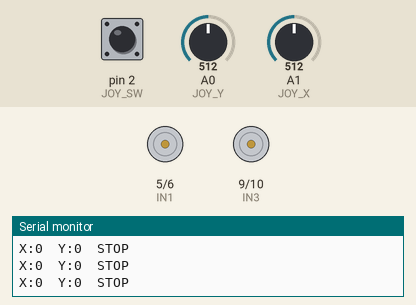
The sketch below on a simulated Arduino Nano, built with avr-gcc and run on an emulated ATmega328P. On the bench: motor-driver pin pairs drawn as motors (green arrow = first pin HIGH = forward, orange = second pin HIGH = backward, longer = more drive, scaled by the enable pin), the last lines printed to the serial monitor. Inputs (shaded band) come from the test bench; at power-on: A0 (JOY_Y) = 512, A1 (JOY_X) = 512, pin 2 (JOY_SW) HIGH.

Above: at 1.2 s.
1.3 s: A0 (JOY_Y) set to 547
4.3 s: A0 (JOY_Y) set to 577
At 5.5 s:
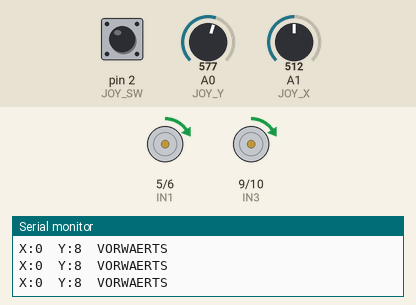
7.3 s: A1 (JOY_X) set to 567
At 8.2 s:
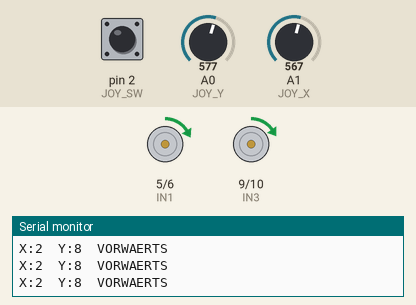
10.3 s: A1 (JOY_X) set to 577
At 10.49 s:
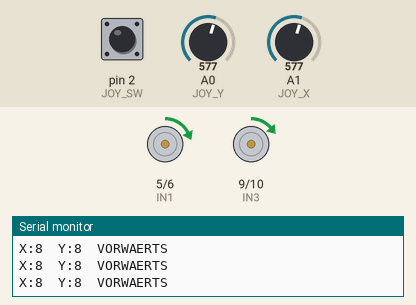
12.0 s: A0 (JOY_Y) set to 306
At 13.8 s:
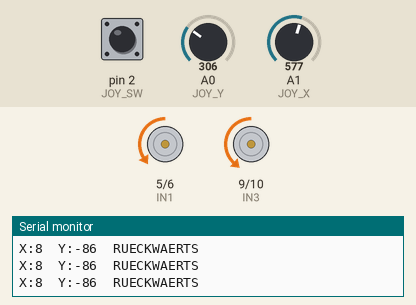
15.0 s: pin 2 (JOY_SW) pulled LOW for 0.15 s
At 15.15 s:
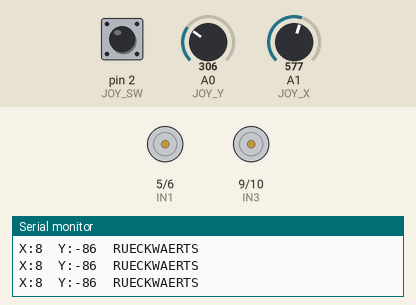
Timing chart, 0 to 18.0 s (numbered marks = the images above; inputs shaded):
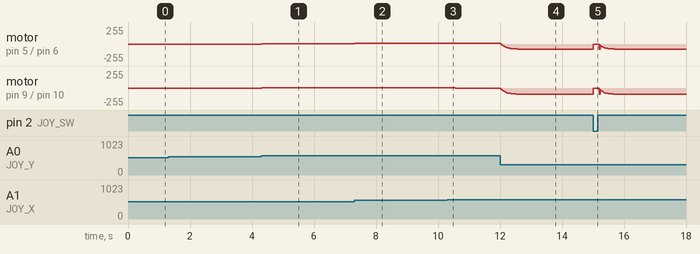

Measured:
- after the input at 4.3 s, motor on pin 5 (IN1) / pin 6 (IN2), motor on pin 9 (IN3) / pin 10 (IN4): stopped → forward 6/255 at once, → forward 7/255 0.25 s later
- after the input at 7.3 s, motor on pin 5 (IN1) / pin 6 (IN2): forward 7/255 → forward 8/255 at once, → forward 9/255 0.09 s later; motor on pin 9 (IN3) / pin 10 (IN4): forward 7/255 → forward 6/255 after 0.11 s
- after the input at 10.3 s, motor on pin 5 (IN1) / pin 6 (IN2): forward 9/255 → forward 14/255 at once, → forward 15/255 0.24 s later; motor on pin 9 (IN3) / pin 10 (IN4): forward 6/255 → forward 1/255 at once, → stopped 0.24 s later
- after the input at 12.0 s, motor on pin 5 (IN1) / pin 6 (IN2): moves from forward 15/255 to backward 77/255 over 0.70 s, starting at once; motor on pin 9 (IN3) / pin 10 (IN4): moves from stopped to backward 93/255 over 0.70 s, starting at once
- after the input at 15.0 s, motor on pin 5 (IN1) / pin 6 (IN2): ramps from stopped to backward 77/255 and jumps back, once every 0.22 s; motor on pin 9 (IN3) / pin 10 (IN4): ramps from stopped to backward 93/255 and jumps back, once every 0.22 s

The sketch:

Joystickmotor.ino
```cpp
// L298N Motorsteuerung mit KY-023 Joystick und Arduino Nano
// Roboterfahrzeug mit Differentialantrieb und Schlepprad
//
// Joystick (KY-023):
//   VCC -> 5V
//   GND -> GND
//   VRx -> A1  (X-Achse: Lenken)
//   VRy -> A0  (Y-Achse: Vorwärts/Rückwärts)
//   SW  -> D2  (Joystick-Taste: Sofortstopp)
//
// L298N:
//   IN1 -> D5   Motor Links
//   IN2 -> D6   Motor Links
//   IN3 -> D9   Motor Rechts
//   IN4 -> D10  Motor Rechts
//   ENA -> D3   (PWM, Jumper entfernen)
//   ENB -> D11  (PWM, Jumper entfernen)
//   5V EN Jumper -> gesetzt lassen (versorgt Arduino Nano)
//
// Verdrahtung Motoren:
//   OUT1/OUT2 -> Motor Links  (normal)
//   OUT3/OUT4 -> Motor Rechts (+ und - tauschen wegen Einbaulage)
//
// Joystick-Kalibrierung wird per Joystick_Test (Hardwaretesting) ins
// EEPROM geschrieben (Magic 0xCA01) und hier nur gelesen.

#include <EEPROM.h>

// --- Pin-Definitionen ---
const int JOY_X  = A1;
const int JOY_Y  = A0;
const int JOY_SW = 2;

// Motor Links (Motor A)
const int ENA = 3;
const int IN1 = 5;
const int IN2 = 6;

// Motor Rechts (Motor B)
const int ENB = 11;
const int IN3 = 9;
const int IN4 = 10;

// Totzone um die Joystick-Mitte (in ADC-Counts)
const int JOY_DEADZONE = 50;

// Dämpfung: 0.0 = sofort, 1.0 = nie – Werte zwischen 0.05 und 0.3 empfohlen
const float ALPHA = 0.15;

// EEPROM-Kalibrierung (Layout muss zu Joystick_Test passen)
const int      EEPROM_ADDR  = 0;
const uint16_t EEPROM_MAGIC = 0xCA01;

struct Kalibrierung {
  uint16_t magic;
  int16_t  xCenter, xMin, xMax;
  int16_t  yCenter, yMin, yMax;
};

Kalibrierung kal;

// Geglättete Motorleistung
float smoothLeft  = 0;
float smoothRight = 0;

bool ladeKalibrierung() {
  EEPROM.get(EEPROM_ADDR, kal);
  return kal.magic == EEPROM_MAGIC;
}

void setzeKalibrierungDefault() {
  kal.xCenter = 512; kal.xMin = 0; kal.xMax = 1023;
  kal.yCenter = 512; kal.yMin = 0; kal.yMax = 1023;
}

// Kalibrierung + Deadzone, linear ueber den ganzen Bereich.
int applyLinearKal(int raw, int center, int minV, int maxV,
                   int outMin, int outMax) {
  int outMid = (outMin + outMax) / 2;
  int delta  = raw - center;
  if (delta > -JOY_DEADZONE && delta < JOY_DEADZONE) return outMid;

  if (delta > 0) {
    long out = (long)(delta - JOY_DEADZONE) * (outMax - outMid)
               / max(1, (maxV - center - JOY_DEADZONE));
    return constrain(outMid + (int)out, outMin, outMax);
  } else {
    long out = (long)(delta + JOY_DEADZONE) * (outMid - outMin)
               / max(1, (center - minV - JOY_DEADZONE));
    return constrain(outMid + (int)out, outMin, outMax);
  }
}

void setup() {
  pinMode(IN1, OUTPUT);
  pinMode(IN2, OUTPUT);
  pinMode(IN3, OUTPUT);
  pinMode(IN4, OUTPUT);
  pinMode(ENA, OUTPUT);
  pinMode(ENB, OUTPUT);
  pinMode(JOY_SW, INPUT_PULLUP);

  Serial.begin(9600);

  if (ladeKalibrierung()) {
    Serial.print(F(">> EEPROM-Kalibrierung geladen: X-Mitte="));
    Serial.print(kal.xCenter);
    Serial.print(F(" ("));    Serial.print(kal.xMin);
    Serial.print(F(".."));    Serial.print(kal.xMax);
    Serial.print(F(") Y-Mitte=")); Serial.print(kal.yCenter);
    Serial.print(F(" ("));    Serial.print(kal.yMin);
    Serial.print(F(".."));    Serial.print(kal.yMax);
    Serial.println(F(")"));
  } else {
    Serial.println(F(">> Keine EEPROM-Kalibrierung -> Default 0..1023, Mitte 512"));
    Serial.println(F("   Hinweis: Joystick_Test (Hardwaretesting) zum Kalibrieren"));
    setzeKalibrierungDefault();
  }
}

void loop() {
  int rawX = analogRead(JOY_X);
  int rawY = analogRead(JOY_Y);

  // Joystick-Taste: alle Motoren stoppen
  if (digitalRead(JOY_SW) == LOW) {
    motorStop(ENA, IN1, IN2);
    motorStop(ENB, IN3, IN4);
    smoothLeft = smoothRight = 0;
    delay(200);
    return;
  }

  // Kalibriert + Deadzone, vorzeichenbehaftet -255..+255
  int drive = applyLinearKal(rawY, kal.yCenter, kal.yMin, kal.yMax, -255, 255);
  int steer = applyLinearKal(rawX, kal.xCenter, kal.xMin, kal.xMax, -255, 255);

  int leftPower  = constrain(drive + steer, -255, 255);
  int rightPower = constrain(drive - steer, -255, 255);

  // Tiefpassfilter: neuen Zielwert schrittweise annähern
  smoothLeft  += ALPHA * (leftPower  - smoothLeft);
  smoothRight += ALPHA * (rightPower - smoothRight);

  int outLeft  = (int)smoothLeft;
  int outRight = (int)smoothRight;

  // Motorsteuerung anhand des Vorzeichens
  if (outLeft > 0)       motorForward (ENA, IN1, IN2,  outLeft);
  else if (outLeft < 0)  motorBackward(ENA, IN1, IN2, -outLeft);
  else                   motorStop    (ENA, IN1, IN2);

  if (outRight > 0)      motorForward (ENB, IN3, IN4,  outRight);
  else if (outRight < 0) motorBackward(ENB, IN3, IN4, -outRight);
  else                   motorStop    (ENB, IN3, IN4);

  String richtung;
  if (drive == 0 && steer == 0)               richtung = "STOP";
  else if (drive == 0)                         richtung = (steer > 0) ? "DREHEN RECHTS" : "DREHEN LINKS";
  else if (leftPower >= 0 && rightPower >= 0)  richtung = "VORWAERTS";
  else if (leftPower <= 0 && rightPower <= 0)  richtung = "RUECKWAERTS";
  else                                         richtung = "KURVE";

  Serial.print("X:"); Serial.print(steer);
  Serial.print("  Y:"); Serial.print(drive);
  Serial.print("  "); Serial.println(richtung);

  delay(20);
}

// --- Hilfsfunktionen ---

void motorForward(int en, int in1, int in2, int speed) {
  analogWrite(en, speed);
  digitalWrite(in1, HIGH);
  digitalWrite(in2, LOW);
}

void motorBackward(int en, int in1, int in2, int speed) {
  analogWrite(en, speed);
  digitalWrite(in1, LOW);
  digitalWrite(in2, HIGH);
}

void motorStop(int en, int in1, int in2) {
  analogWrite(en, 0);
  digitalWrite(in1, LOW);
  digitalWrite(in2, LOW);
}
```
